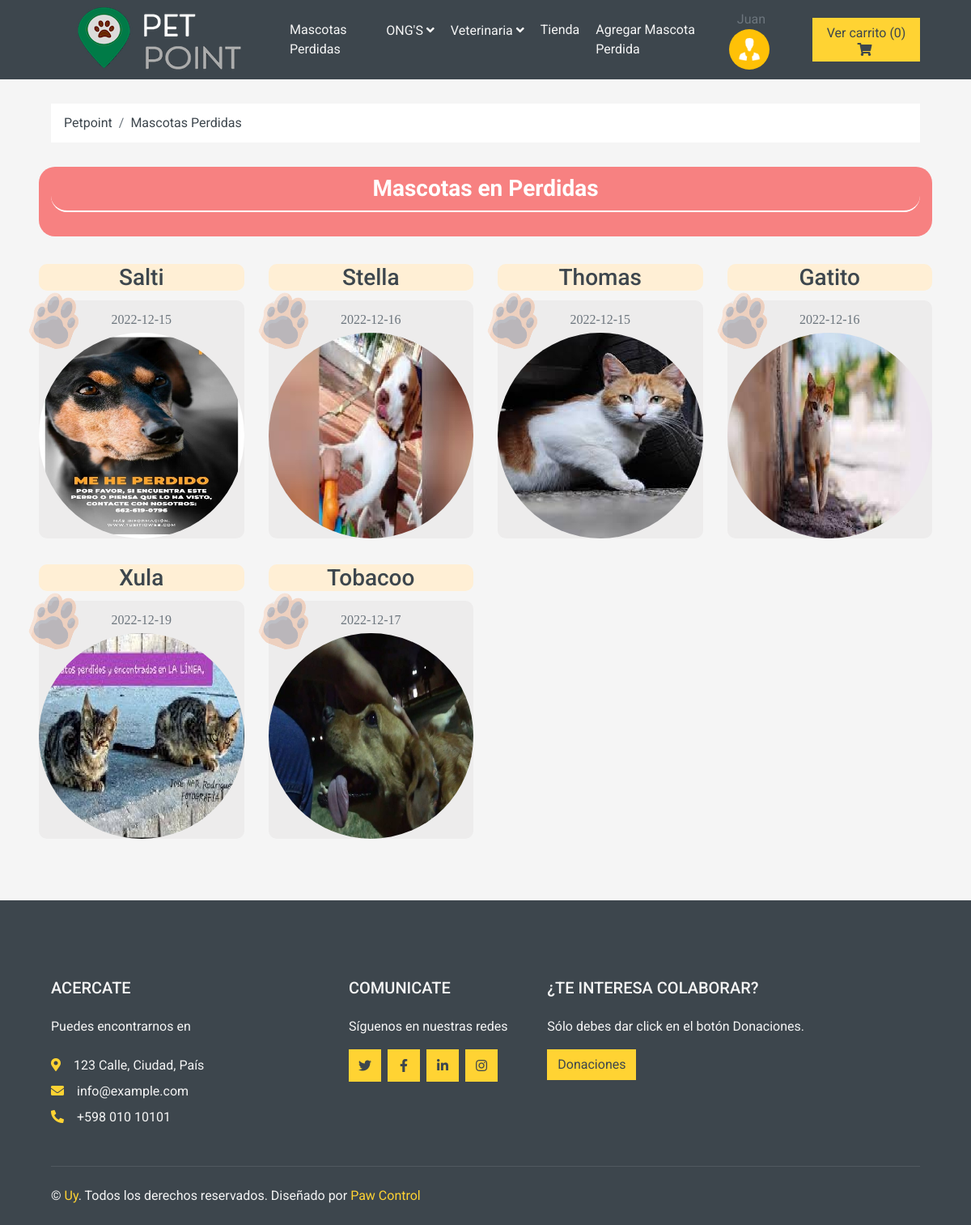
The app's page /View/MascotasPerdidas.php (signed in) with its own data.
### tables this page shows
CREATE TABLE `mascotas` (
  `id` int(11) NOT NULL,
  `nombre` varchar(200) NOT NULL,
  `tipo` varchar(200) NOT NULL,
  `lugar` varchar(200) NOT NULL,
  `descripcion` varchar(200) NOT NULL,
  `fecha` date NOT NULL,
  `foto` varchar(200) NOT NULL,
  `codigo_usu` varchar(200) NOT NULL,
  `rolmascota` int(11) NOT NULL
);

### Controller/C_mascotasPerdidas.php (called while the page is built, shortened)
<?php
     try {
            $db = new Conexion();
            $con = $db->conectar();
            $consulta = "SELECT id, nombre, tipo, lugar, descripcion, fecha, foto FROM mascotas WHERE rolmascota = 1 ";
            $resultado = mysqli_query($con, $consulta);
            return $resultado;
        } catch (Exception $e) {
            echo "Error";
        }
?>

### View/MascotasPerdidas.php (the view, shortened to what this page needs)
<?php
include '../Controller/C_mascotasPerdidas.php';
?>
<html lang="es">
<head>
    <link href="https://cdnjs.cloudflare.com/ajax/libs/font-awesome/5.10.0/css/all.min.css" rel="stylesheet">
    <link href="lib/animate/animate.min.css" rel="stylesheet">
    <link href="lib/owlcarousel/assets/owl.carousel.min.css" rel="stylesheet">
    <link href="../Css/style.css" rel="stylesheet">
</head>
<body>
    <?php include "BarrasYLibrerias/BarraNavegacion.php"; ?>
    <div class="container-fluid">
        <div class="row px-xl-5">
            <div class="col-12">
                <nav class="breadcrumb bg-light mb-30">
                    <a class="breadcrumb-item text-dark" href="Index.php">Petpoint</a>
                    <a class="breadcrumb-item text-dark" href="MascotasPerdidas.php">Mascotas Perdidas</a>
                </nav>
            </div>
        </div>
    </div>
    <div class="container-fluid">
        <div class="row px-xl-5" >
            <div class="col-12" style="background-color: #F78181; border-radius: 20px; margin-bottom: 30px;">
               <h3 style="padding: 10px; margin-bottom: 30px; text-align: center; border-radius: 20px; color: #fff; border-bottom: 2px solid;">Mascotas en Perdidas</h3>
            </div>
        </div>
    </div>
     <div class="">
        <div class="row px-xl-5">
            <?php  foreach ($resultado as $row) { ?>
                <div class="col-lg-3 col-md-6 col-sm-6 pb-1">
                    <div class="text-center py-1">
                        <h1 class="h3 text-decoration-none text-truncate" style="background:#ffefd5; border-radius:10px;"><?php echo $row['nombre'] ?></h1>
                    </div>
                    <div class="product-item  mb-4" style="border-radius:10px; background:#EDECEC">
                        <div class="team-wrap" style=" content: Hola; position: absolute; font-family: flaticon; font-size: 50px; left: 0px; transform: rotate(20deg); opacity: 0.3; z-index: 10; margin-top: -10px;">
                        <img class="img-fluid rounded-circle w-100" src="../img/patas.png" style="width:70px; height:70px " alt="">
                        </div>
                        <div class="text-center py-1">
                            <div class="d-flex align-items-center justify-content-center mt-2">
                                <FONT FACE="impact"><?php echo $row['fecha'];   ?></FONT>
                            </div>
                        </div>
                        <div class="product-img position-relative overflow-hidden">
                            <img class="img-fluid rounded-circle w-100" src="<?php echo $row['foto'] ?>" alt="">
                            <div class="product-action">
                            </div>
                        </div>
                    </div>
                </div>
            <?php } ?>
        </div>
    </div>
    <?php
    include "BarrasYLibrerias/Footer.php";
    ?>
</body>
</html>

### records on screen
mascotas: nombre "Salti", fecha "2022-12-15", foto (picture)
mascotas: nombre "Stella", fecha "2022-12-16", foto (picture)
mascotas: nombre "Thomas", fecha "2022-12-15", foto (picture)
mascotas: nombre "Gatito", fecha "2022-12-16", foto (picture)
mascotas: nombre "Xula", fecha "2022-12-19", foto (picture)
mascotas: nombre "Tobacoo", fecha "2022-12-17", foto (picture)

### other values on screen
$name "Juan"
